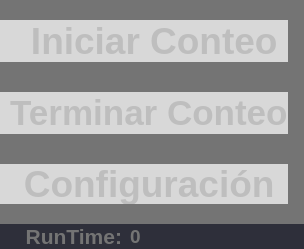
    <widget class="QGroupBox" name="controlGroupBox">
     <property name="enabled">
      <bool>false</bool>
     </property>
     <property name="styleSheet">
      <string notr="true">QWidget{
background-color: rgb(0, 0, 0);
border:none;
}
QWidget:Disabled{
background-color: rgb(46, 47, 58);
}</string>
     </property>
     <property name="title">
      <string/>
     </property>
     <layout class="QGridLayout" name="controlGroupBoxLayout" rowstretch="95,10" columnstretch="10,20,80">
      <property name="leftMargin">
       <number>0</number>
      </property>
      <property name="topMargin">
       <number>0</number>
      </property>
      <property name="rightMargin">
       <number>0</number>
      </property>
      <property name="bottomMargin">
       <number>0</number>
      </property>
      <property name="horizontalSpacing">
       <number>3</number>
      </property>
      <property name="verticalSpacing">
       <number>0</number>
      </property>
      <item row="1" column="1">
       <widget class="QLabel" name="runTimeStaticLabel">
        <property name="font">
         <font>
          <family>Ubuntu</family>
          <pointsize>16</pointsize>
          <bold>true</bold>
          <underline>false</underline>
         </font>
        </property>
        <property name="styleSheet">
         <string notr="true">QLabel{
color: rgb(255, 255, 255);
background-color: rgb(0, 0, 0);
}
QLabel:Disabled{
color: rgb(116, 116, 116);
	background-color: rgb(46, 47, 58);
}</string>
        </property>
        <property name="text">
         <string>  RunTime:</string>
        </property>
        <property name="textFormat">
         <enum>Qt::RichText</enum>
        </property>
        <property name="scaledContents">
         <bool>true</bool>
        </property>
        <property name="alignment">
         <set>Qt::AlignRight|Qt::AlignTrailing|Qt::AlignVCenter</set>
        </property>
        <property name="margin">
         <number>6</number>
        </property>
       </widget>
      </item>
      <item row="1" column="2">
       <widget class="QLabel" name="runTimeLabel">
        <property name="font">
         <font>
          <family>Ubuntu</family>
          <pointsize>14</pointsize>
          <bold>true</bold>
         </font>
        </property>
        <property name="styleSheet">
         <string notr="true">QLabel{
color: rgb(255, 255, 255);
background-color: rgb(0, 0, 0);
}
QLabel:Disabled{
color: rgb(116, 116, 116);
	background-color: rgb(46, 47, 58);
}</string>
        </property>
        <property name="text">
         <string>0</string>
        </property>
        <property name="textFormat">
         <enum>Qt::PlainText</enum>
        </property>
        <property name="scaledContents">
         <bool>false</bool>
        </property>
        <property name="indent">
         <number>5</number>
        </property>
       </widget>
      </item>
      <item row="1" column="0">
       <widget class="QLabel" name="runtimeIcon">
        <property name="styleSheet">
         <string notr="true">QLabel {
image: url(:/Recursos/Icons/timeW.svg);
background-color: rgb(0, 0, 0);
}
QLabel:disabled {
image: url(:/Recursos/Icons/timeDis.svg);
background-color: rgb(46, 47, 58);
}</string>
        </property>
        <property name="text">
         <string/>
        </property>
       </widget>
      </item>
      <item row="0" column="0" colspan="3">
       <widget class="QGroupBox" name="controlPanel">
        <property name="styleSheet">
         <string notr="true">background-color: rgb(73, 174, 30);border: none;
background-color: rgb(116, 116, 116);
</string>
        </property>
        <property name="title">
         <string/>
        </property>
        <property name="flat">
         <bool>true</bool>
        </property>
        <property name="checkable">
         <bool>false</bool>
        </property>
        <layout class="QVBoxLayout" name="controlLayout" stretch="50,50,45">
         <property name="spacing">
          <number>30</number>
         </property>
         <property name="leftMargin">
          <number>0</number>
         </property>
         <property name="topMargin">
          <number>20</number>
         </property>
         <property name="rightMargin">
          <number>16</number>
         </property>
         <property name="bottomMargin">
          <number>20</number>
         </property>
         <item>
          <widget class="QPushButton" name="startButton">
           <property name="sizePolicy">
            <sizepolicy hsizetype="Minimum" vsizetype="Preferred">
             <horstretch>0</horstretch>
             <verstretch>0</verstretch>
            </sizepolicy>
           </property>
           <property name="minimumSize">
            <size>
             <width>150</width>
             <height>40</height>
            </size>
           </property>
           <property name="font">
            <font>
             <family>Ubuntu</family>
             <pointsize>28</pointsize>
             <italic>false</italic>
             <bold>true</bold>
             <strikeout>false</strikeout>
            </font>
           </property>
           <property name="styleSheet">
            <string notr="true">QPushButton {
	background-color: rgb(216, 216, 216);
    border: none ; 
	border-top-right-radius: 30px;
	border-bottom-right-radius: 30px;
}

QPushButton:hover {
	
	icon: url(:/Recursos/Icons/playW.svg);
	background-color: rgb(76, 165, 34);
color: rgb(255, 255, 255);}
</string>
           </property>
           <property name="text">
            <string>  Iniciar Conteo</string>
           </property>
           <property name="icon">
            <iconset resource="../../../Recursos/resources.qrc">
             <normaloff>:/Recursos/Icons/playB.svg</normaloff>:/Recursos/Icons/playB.svg</iconset>
           </property>
           <property name="iconSize">
            <size>
             <width>45</width>
             <height>45</height>
            </size>
           </property>
           <property name="checkable">
            <bool>false</bool>
           </property>
           <property name="autoDefault">
            <bool>true</bool>
           </property>
           <property name="flat">
            <bool>true</bool>
           </property>
          </widget>
         </item>
         <item>
          <widget class="QPushButton" name="stopButton">
           <property name="sizePolicy">
            <sizepolicy hsizetype="Minimum" vsizetype="Preferred">
             <horstretch>0</horstretch>
             <verstretch>0</verstretch>
            </sizepolicy>
           </property>
           <property name="minimumSize">
            <size>
             <width>150</width>
             <height>40</height>
            </size>
           </property>
           <property name="font">
            <font>
             <family>Ubuntu</family>
             <pointsize>26</pointsize>
             <bold>true</bold>
            </font>
           </property>
           <property name="styleSheet">
            <string notr="true">QPushButton {
background-color: rgb(216, 216, 216);
    border: none ; 
	border-top-right-radius: 30px;
	border-bottom-right-radius: 30px;
}

QPushButton:hover {
	icon:url(:/Recursos/Icons/stopW.svg);
	background-color: rgba(243, 57, 75, 255);
color: rgb(255, 255, 255);
}
</string>
           </property>
           <property name="text">
            <string> Terminar Conteo</string>
           </property>
           <property name="icon">
            <iconset resource="../../../Recursos/resources.qrc">
             <normaloff>:/Recursos/Icons/stopB.svg</normaloff>:/Recursos/Icons/stopB.svg</iconset>
           </property>
           <property name="iconSize">
            <size>
             <width>45</width>
             <height>45</height>
            </size>
           </property>
          </widget>
         </item>
         <item>
          <widget class="QPushButton" name="settingButton">
           <property name="sizePolicy">
            <sizepolicy hsizetype="Preferred" vsizetype="Preferred">
             <horstretch>0</horstretch>
             <verstretch>0</verstretch>
            </sizepolicy>
           </property>
           <property name="minimumSize">
            <size>
             <width>150</width>
             <height>40</height>
            </size>
           </property>
           <property name="font">
            <font>
             <family>Ubuntu</family>
             <pointsize>28</pointsize>
             <bold>true</bold>
            </font>
           </property>
           <property name="styleSheet">
            <string notr="true">QPushButton {
background-color: rgb(216, 216, 216);
    border: none ; 
	border-top-right-radius: 30px;
	border-bottom-right-radius: 30px;
}

QPushButton:hover {
icon:url(:/Recursos/Icons/settingsW.svg);
background-color:rgba(20, 87, 105, 255);
color: rgb(255, 255, 255);}</string>
           </property>
           <property name="text">
            <string> Configuración</string>
           </property>
           <property name="icon">
            <iconset resource="../../../Recursos/resources.qrc">
             <normaloff>:/Recursos/Icons/settingsB.svg</normaloff>:/Recursos/Icons/settingsB.svg</iconset>
           </property>
           <property name="iconSize">
            <size>
             <width>50</width>
             <height>50</height>
            </size>
           </property>
          </widget>
         </item>
        </layout>
       </widget>
      </item>
     </layout>
    </widget>
